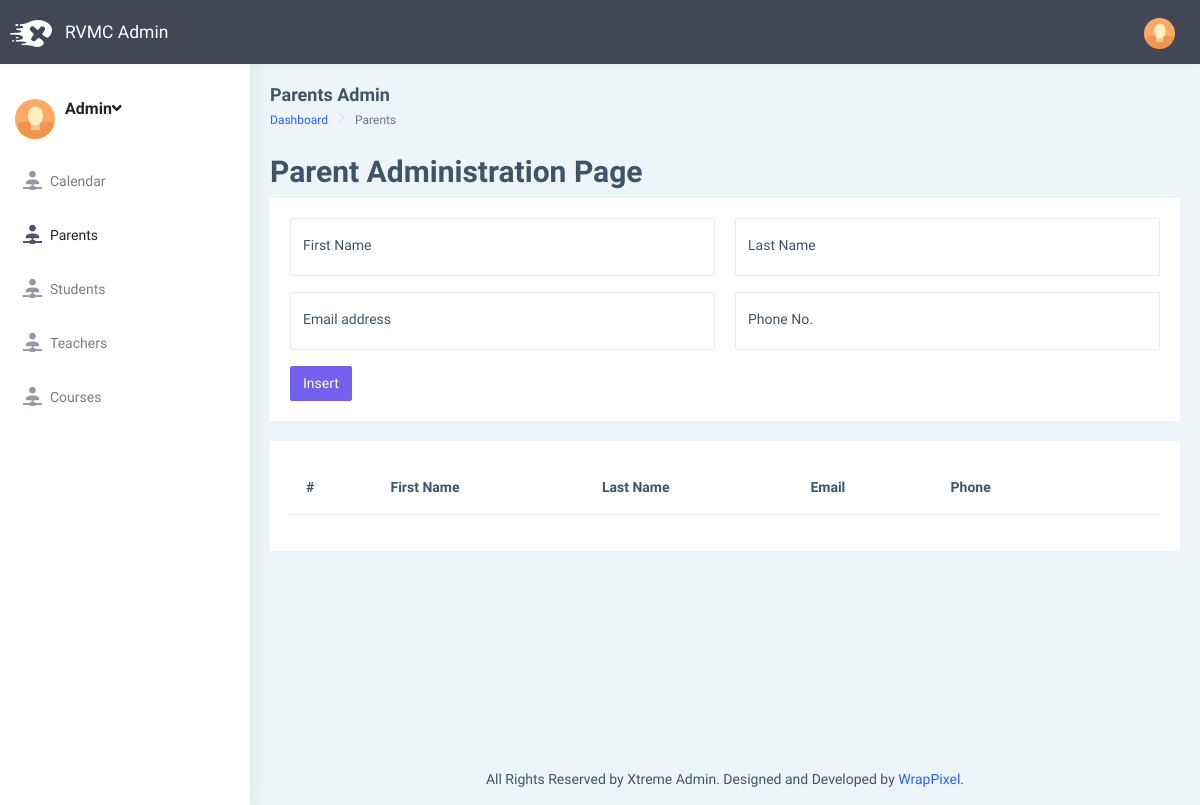
The app's page /administration/parent.php, older data.
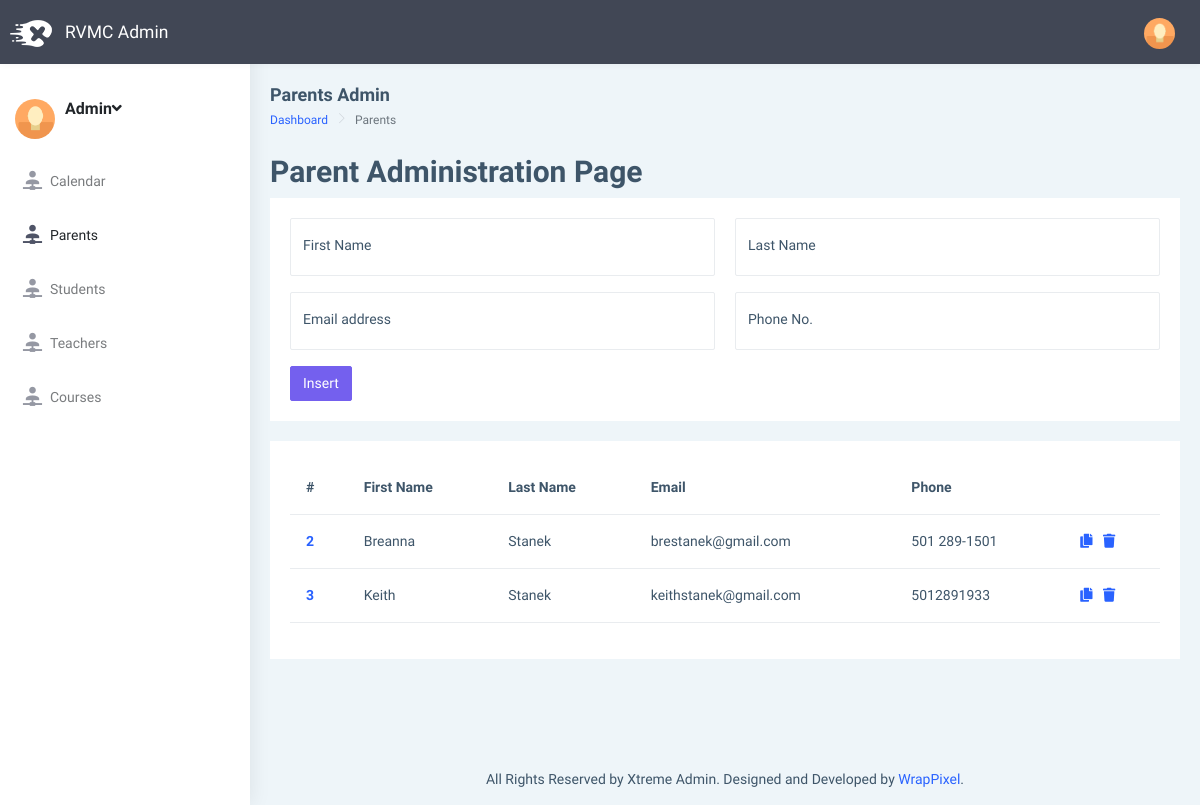
The same page, newer data.
### tables this page shows
CREATE TABLE `parent` (
  `id` int NOT NULL AUTO_INCREMENT,
  `first_name` varchar(45) DEFAULT NULL,
  `last_name` varchar(45) DEFAULT NULL,
  `email` varchar(45) DEFAULT NULL,
  `phone` varchar(45) DEFAULT NULL,
  PRIMARY KEY (`id`)
);

### classes/parent_dao.php (called while the page is built, shortened)
<?php
class ParentDao {
    public function getAllParents() {
        $records = array();
        $arrayCounter = 0;
        try {
            $db = DbUtil::getConnection();
            $sql = "select * from parent";
            $stmt = $db->prepare($sql);
            if ($stmt->execute()) {
                while ($row = $stmt->fetch(PDO::FETCH_ASSOC)) {
                    $records[$arrayCounter++] = $this->setRowValue($row);
                }
            }
        } catch (PDOException $e) {
            echo 'DATABASE ERROR' . $e->getMessage() . '<br>';
            $db = null;
        }
        return $records;
    }
    private function setRowValue($row) {
        $parent = new Guardian();
        $parent->id = $row["id"];
        $parent->firstName = $row["first_name"];
        $parent->lastName = $row["last_name"];
        $parent->email = $row["email"];
        $parent->phone = $row["phone"];
        return $parent;
    }
}
?>

### administration/parent.php (the view, shortened to what the changed rows need)
<?php
require dirname(__FILE__) . "/page-includes/header.php";
require dirname(__FILE__) . "/page-includes/page-wrapper-start.php";
$parentDao = new ParentDao();
?>
<div class="container-fluid">
    <h2>Parent Administration Page</h2>
    <div class="row">
        <div class="col-12">
            <div class="card">
                <div class="card-body">
                    <div class="table-responsive">
                        <table class="table">
                            <thead>
                                <tr>
                                    <th scope="col">#</th>
                                    <th scope="col">First Name</th>
                                    <th scope="col">Last Name</th>
                                    <th scope="col">Email</th>
                                    <th scope="col">Phone</th>
                                    <th scope="col">&nbsp;</th>
                                </tr>
                            </thead>
                            <tbody>
                            <?php
                            $parents = $parentDao->getAllParents();
                            foreach ($parents as $parent) {
                            ?>
                                <tr>
                                    <th scope="row"><a href="parent.php?id=<?=$parent->id?>"><?= $parent->id ?></a></th>
                                    <td><?= $parent->firstName ?></td>
                                    <td><?= $parent->lastName ?></td>
                                    <td><?= $parent->email ?></td>
                                    <td><?= $parent->phone ?></td>
                                    <td>
                                        <a href="parent.php?id=<?=$parent->id?>" class="fa fa-copy"></a> &nbsp;
                                        <a href="parent.php?id=<?=$parent->id?>" class="fa fa-trash"></a>
                                    </td>
                                </tr>
                            <?php
                            }
                            ?>
                            </tbody>
                        </table>
                    </div>
                </div>
            </div>
        </div>
    </div>
</div>
<?php  require dirname(__FILE__) . "/page-includes/footer.php";  ?>

Row changes from the older to the newer data that the page shows:
added parent: id "2", first_name "Breanna", last_name "Stanek", email "brestanek@gmail.com", phone "501 289-1501"
added parent: id "3", first_name "Keith", last_name "Stanek", email "keithstanek@gmail.com", phone "5012891933"
